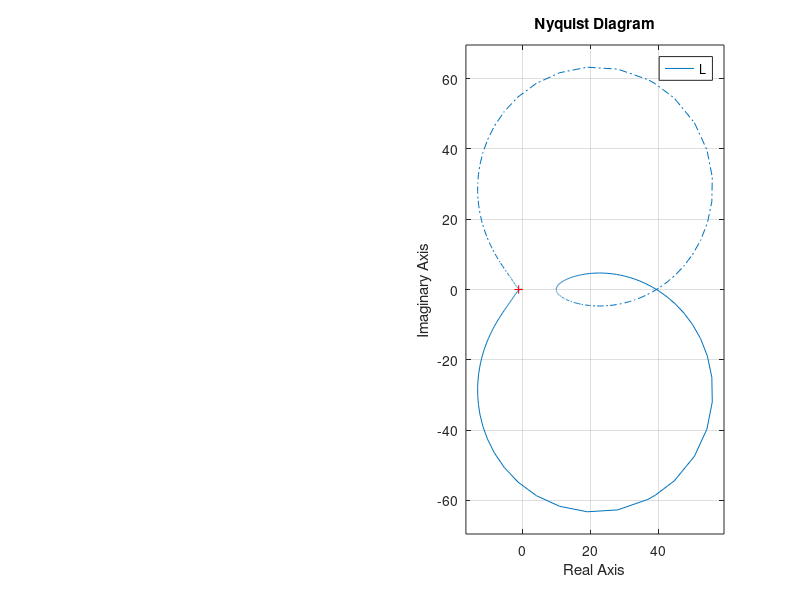
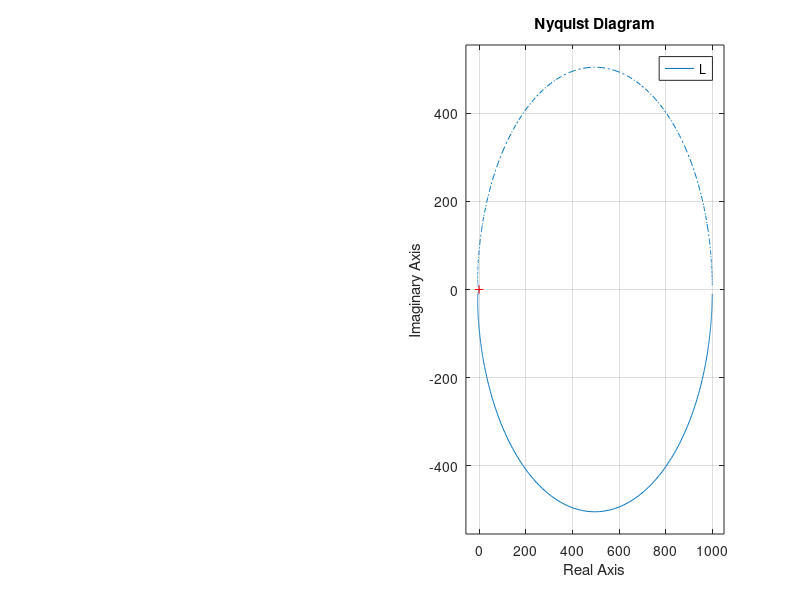

MATLAB code for these plots, in order: (Note: this script raises an error after producing the figures.)
%% ES155 P7
%% Problem 3

%% 3.a
P = tf(1, [1 10 3 10])
S = 1000 * tf([1 1], [1 10])

L = P*S

figure(1); clf;
subplot(1,2,1)
bode(L)
subplot(1,2,2)
nyquist(L)

saveas(gcf, "ES155P7_3a.jpg")

pole(L)
[GainMargin, PhaseMargin, Wcg, Wcp] = margin(L)

%% 3.b
P = tf(100, [100, 101, 1])
S = tf([1 10], 1)

L = P*S

figure(2); clf;
subplot(1,2,1)
bode(L)
subplot(1,2,2)
nyquist(L)

saveas(gcf, "ES155P7_3b.jpg")

pole(L)
[GainMargin, PhaseMargin, Wcg, Wcp] = margin(L)

%% Problem 4

% Constants
a = 0.2
b = 25
c = 50
T = 200
m = 1000

P = tf(T*b*a, [m, a*m + c, a*c])

%% 4.a

table = zeros(4,8);

figure(3); clf;
figure(4); clf;

Kp = [0.5, 0.05, 0.05, 0.005]
Ki = [0.1, 1, 0.001, 0.001]

for i = 1:4
   figure(3)
   kp = Kp(i)
   ki = Ki(i)
   
   table(i,1) = kp;
   table(i,2) = ki;
   
   C = tf([kp, ki], 1)
   G = feedback(P*C, 1)
   
   L = P*C
   sysL = ss(L)
   
   sys = ss(G);
   
   table(i,3) = isstable(sys);
   
   [GainMargin, PhaseMargin, Wcg, Wcp] = margin(sysL)
   
   table(i,4) = GainMargin;
   table(i,5) = PhaseMargin;
      
   [y, t] = step(sys);
   if y(length(t)) == y(length(t-2))
       error_SS = 1 - y(length(t))
   else
       error("Steady State not reached")
   end
   
   table(i,6) = error_SS;
   
   S = stepinfo(sys)

   table(i,7) = S.RiseTime;
   table(i,8) = S.Overshoot;
   
   subplot(2,4,i)
   pzmap(sys)
   
   subplot(2,4,i+4)
   step(sys, S.RiseTime*10)
      
   figure(4)
   subplot(2,4,i)
   bode(sys)
   subplot(2,4,i+4)
   nyquist(sys)
   
   % plot the unit circle on the nyquist plot
   theta = 0:0.1:2*pi;
   x = cos(theta);
   y = sin(theta);
   hold on;
   plot(x,y,'--');
   hold off;
end

table







